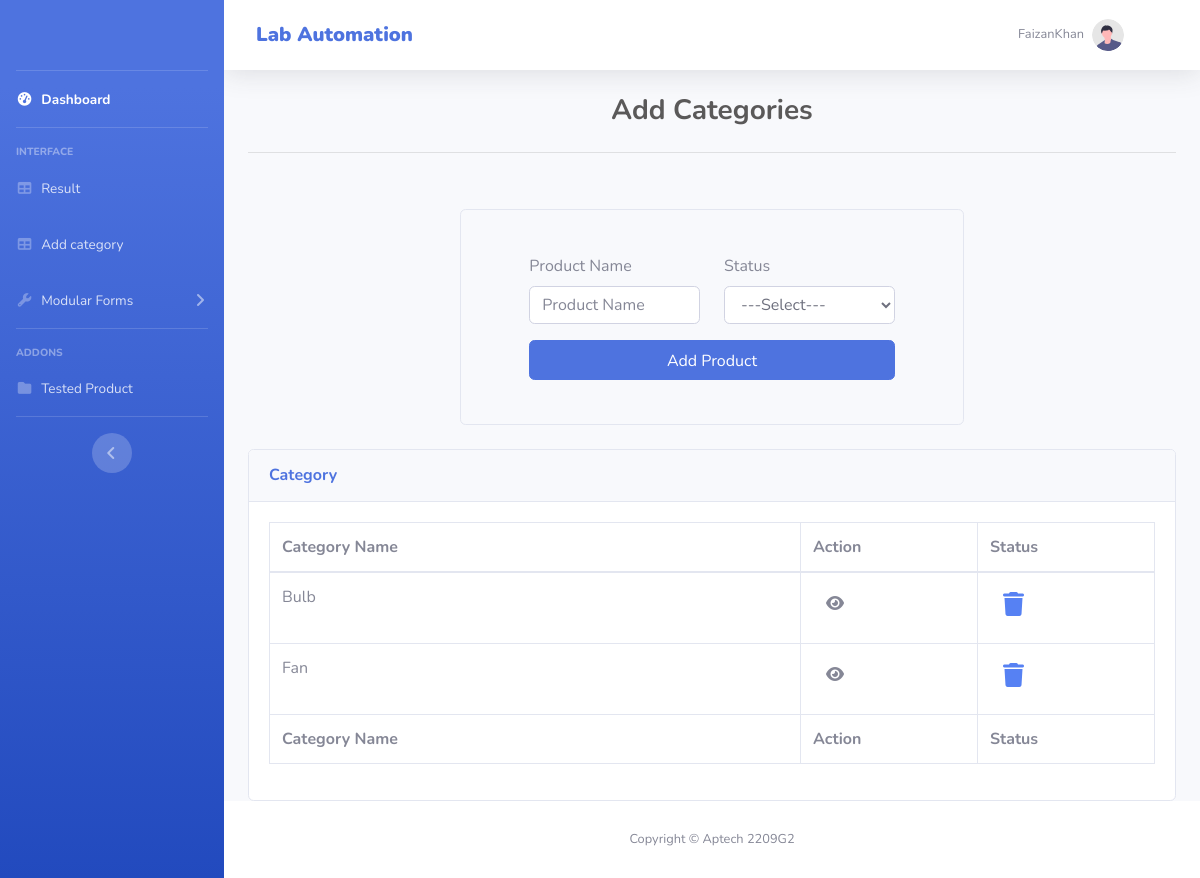
Screenshot of /add_category.php (signed in) with the database file from the repository.
### tables this page shows
CREATE TABLE `category` (
  `category_id` int(11) NOT NULL,
  `category_name` varchar(255) NOT NULL,
  `is_visible` varchar(4) NOT NULL
);

### get_category_table.php (the view, shortened to what this page needs)
<?php
include_once('Connection/connection.php');
$category_query_diff = "SELECT * FROM `category`";
$category_prepare_diff = $connection->prepare($category_query_diff);
$category_prepare_diff->execute();
$category_data_diff = $category_prepare_diff->fetchAll(PDO::FETCH_ASSOC);
foreach ($category_data_diff as $data) {
    echo '<tr>';
    echo '<td>' . $data['category_name'] . '</td>';
    echo '<td style="width:20%;">';
    echo '<form method="post" class="toggle-visibility-form">';
    echo '<button type="submit" class="btn toggle-visibility" name="toggle_visibility">';
    echo ($data['is_visible'] == 1) ? '<i class="fa-solid fa-eye"></i>' : '<i class="fa-solid fa-eye-slash"></i>';
    echo '</button>';
    echo '</form>';
    echo '</td>';
    echo '<td style="width:20%;">';
    echo '<form method="post" class="delete-form">';
    echo '<button type="submit" class="btn">';
    echo '<i class="fa-solid fa-trash h4" style="color: #5681f3;"></i>';
    echo '</button>';
    echo '</form>';
    echo '</td>';
    echo '</tr>';
}
?>

### rows the page displays
category: category_name "Bulb", is_visible "1" (drawn)
category: category_name "Fan", is_visible "1" (drawn)

### other values shown
$_SESSION['first_name'] "Faizan"
$_SESSION['last_name'] "Khan"
